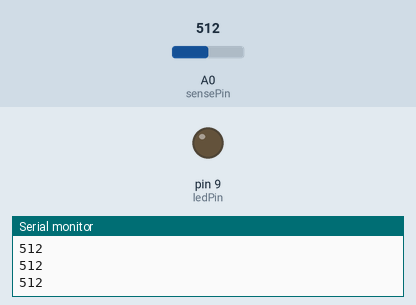
The sketch below on a simulated Arduino Uno, built with avr-gcc and run on an emulated ATmega328P. Parts: output pins drawn as LEDs (lit = HIGH), the last lines printed to the serial monitor. Inputs (shaded band) come from the test bench; at power-on: A0 (sensePin) = 512.

Above: at 1.2 s.
1.3 s: A0 (sensePin) set to 417
2.8 s: A0 (sensePin) set to 391
At 3.9 s:
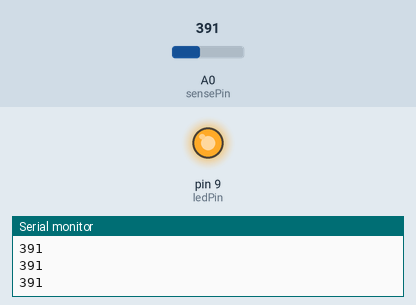
4.3 s: A0 (sensePin) set to 410
At 5.0 s:
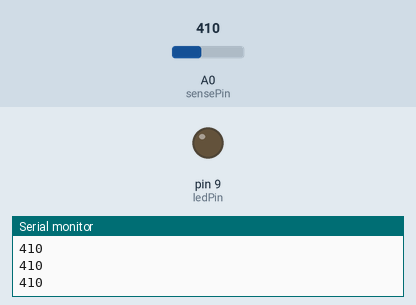
5.8 s: A0 (sensePin) set to 390
At 6.2 s:
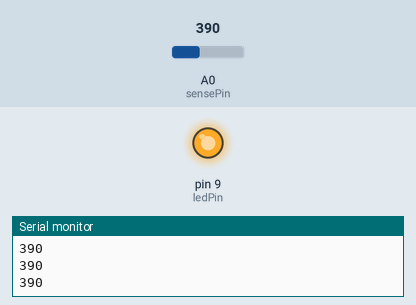
Timing chart, 0 to 8.3 s (numbered marks = the images above; inputs shaded):
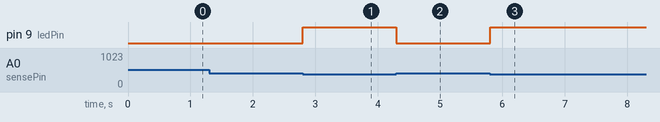

The sketch:

turn-on-led-if-dark.ino
```cpp
int sensePin = 0;
int ledPin = 9;

void setup()
{
  analogReference(DEFAULT); // Optional, it's on by default.

  pinMode(ledPin, OUTPUT);

  Serial.begin(9600);
}

void loop()
{
  int senseValue = analogRead(sensePin);

  if (senseValue <= 400)
  {
    digitalWrite(ledPin, HIGH);
  }
  else
  {
    digitalWrite(ledPin, LOW);
  }

  Serial.println(senseValue);
}
```

Measured:
- the behaviour switches between 401 and 400 on A0 (sensePin) (found by bisection; images 0 and 1)
- after the input at 2.8 s, pin 9 (ledPin): LOW → HIGH at once
- after the input at 4.3 s, pin 9 (ledPin): HIGH → LOW at once
- after the input at 5.8 s, pin 9 (ledPin): LOW → HIGH at once
